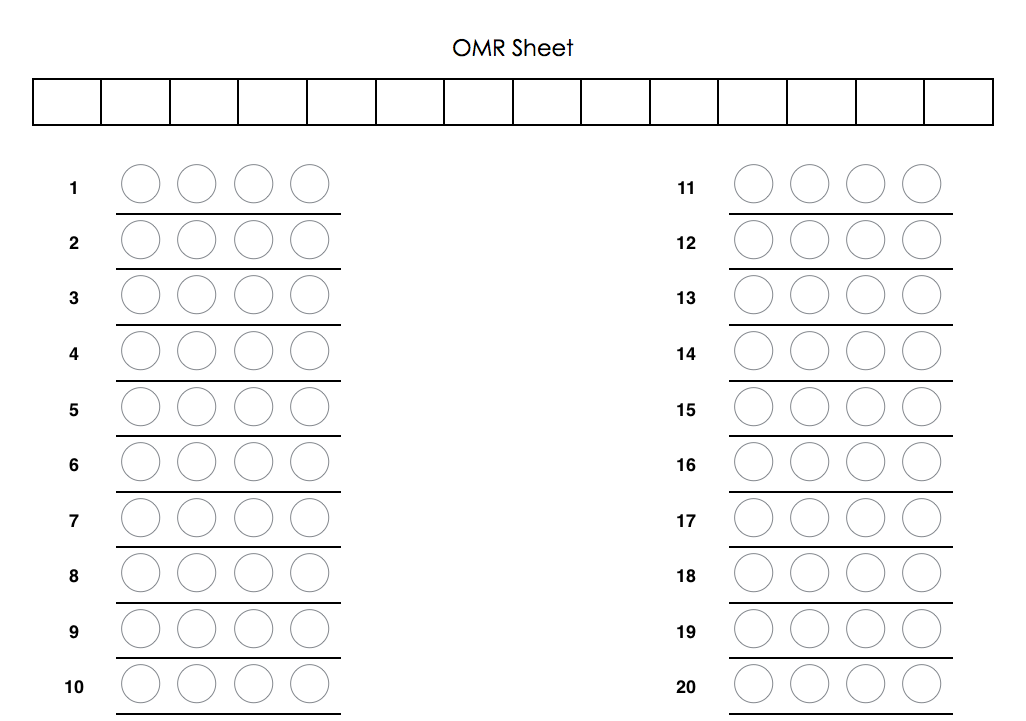
#> input picture OMR.Sheet.Evaluator.v1.0/src/ApplicationData/OMR Sheet/sampleOMR.png, 1026 x 721 px, found by its file name
$ python choiceDetection.py   (Python 2 division)
#> lines starting #> are read from the running program, lines starting #| are printed output that depends on the picture; after the words box and inside, x2 and y2 are one past the last pixel; in counts of white or black regions, pixels touching at a corner belong together
import numpy as np
import cv2

loadedOMR = cv2.imread("sampleOMR.png")
#> loadedOMR is the input picture: shape (721, 1026, 3); mean B, G, R 247.9, 247.8, 247.7
splitOne = loadedOMR[0:721, 0:500]
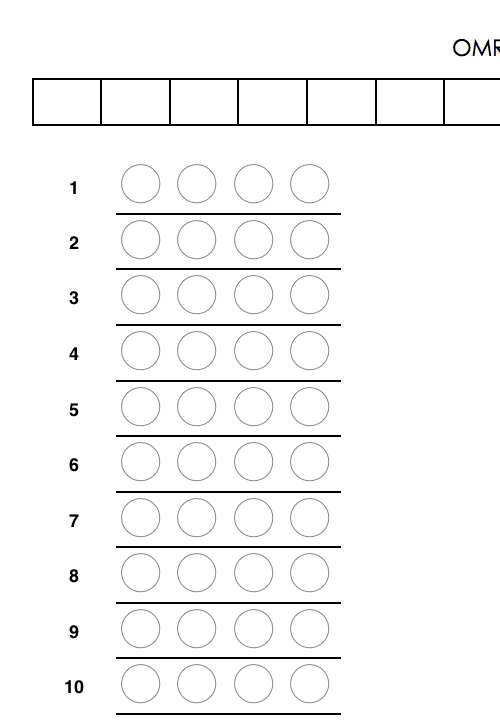
#> splitOne: shape (721, 500, 3); mean B, G, R 247.9, 247.8, 247.8
splitOneGray = cv2.cvtColor(splitOne, cv2.COLOR_BGR2GRAY)
retval, threshold = cv2.threshold(splitOneGray, 200, 255, cv2.THRESH_BINARY_INV)
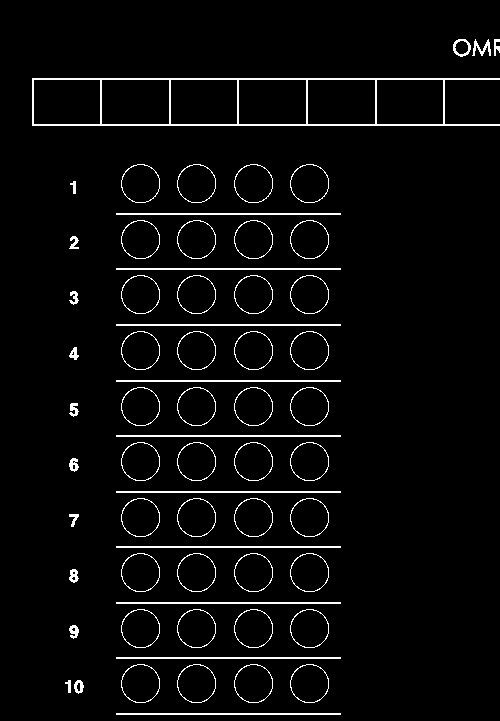
#> threshold: shape (721, 500); 3.7% white in thin lines or dots, all inside (x1, y1, x2, y2) = (32, 39, 500, 715)
circles = cv2.HoughCircles(splitOneGray, cv2.HOUGH_GRADIENT,1,20,param1=50,param2=10,minRadius=20,maxRadius=30)
#> circles = 40 rows, first 8: [140.5, 183.5, 20.4], [196.5, 183.5, 20.4], [253.5, 183.5, 20.4], [309.5, 183.5, 20.4], [140.5, 239.5, 20.4], [140.5, 294.5, 20.4], [140.5, 350.5, 20.4], [140.5, 406.5, 20.4]

circles = np.uint16(np.around(circles))
#> circles = 40 rows, first 8: [140, 184, 20], [196, 184, 20], [254, 184, 20], [310, 184, 20], [140, 240, 20], [140, 294, 20], [140, 350, 20], [140, 406, 20]
control = 0
for i in circles[0,:]:
    count = 0
    cv2.circle(splitOne,(i[0],i[1]),i[2],(0,255,0),2)
    cv2.rectangle(splitOne, (i[0] - 12, i[1] - 12), (i[0] + 12, i[1] + 12), (255,0,0), 1)
    for j in range(i[0] - 12, i[0] + 13):
        for k in range(i[1] - 12,i[1] + 13):
            print threshold[j,k]
    if control == 0:
        break
#> this loop made 1 pass
#> (i, count) on pass 1: ([140, 184, 20], 0)
#> (printed output is left out)
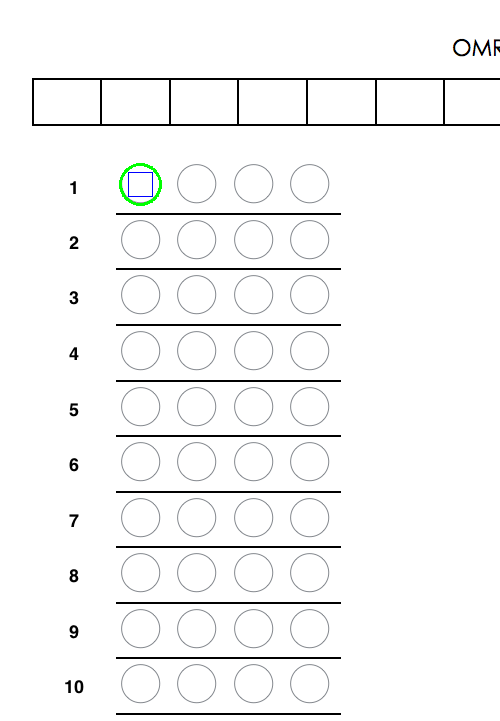
#> splitOne: shape (721, 500, 3); 0.13% of pixels changed, all inside (x1, y1, x2, y2) = (119, 163, 162, 206)


cv2.imshow("lol", splitOne)
key = cv2.waitKey(0)
#> (key Esc is pressed here)
if key == 27:
    cv2.destroyAllWindows()
